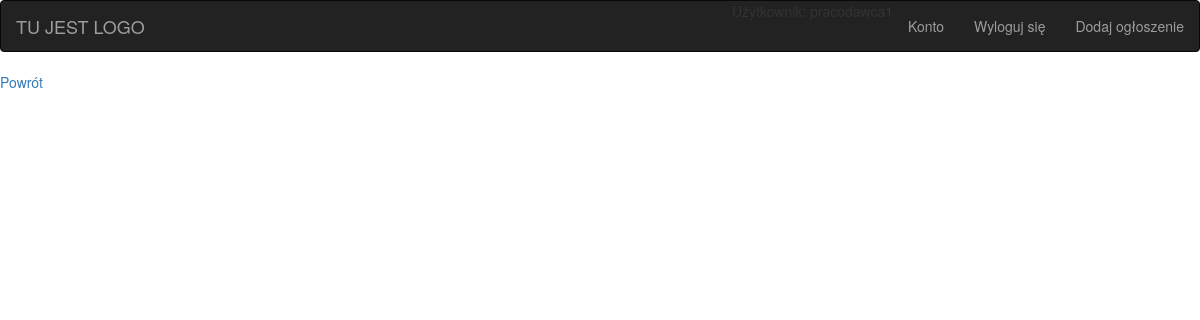
The app's page /ad/22/replies (signed in), older data.
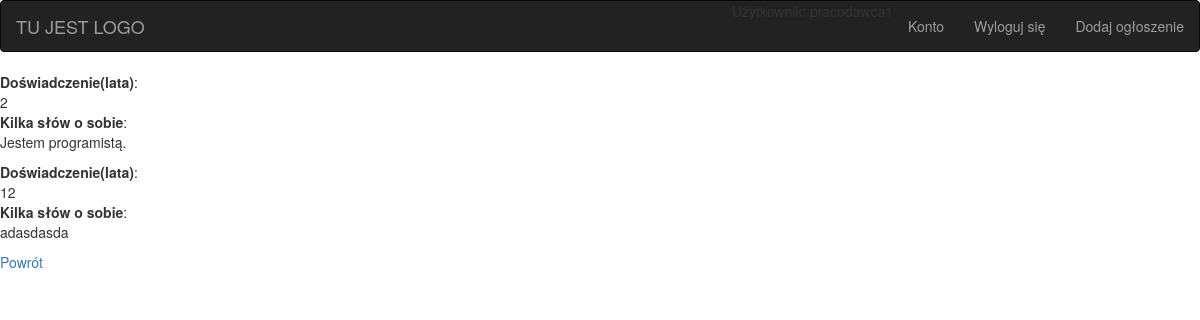
The same page, newer data.
### jobad/models.py (models this page shows, shortened)
class AdvertisementReply(models.Model):
    advertisement = models.ForeignKey(Advertisement, on_delete=models.CASCADE)
    content = models.CharField(max_length=2048)
    def get_html(self):
        html = ""
        d = eval(self.content)
        for key in d:
            html += "<strong>" + str(d[key]['label']) + "</strong>:<br>" + str(d[key]['value'])
            html += "<br>"
        return format_html(html)

### jobad/views.py (the view)
# urls.py: path('ad/<int:ad_id>/replies', views.view_replies, name='replies'),
@login_required
def view_replies(request, ad_id):
    replies = AdvertisementReply.objects.filter(advertisement_id=ad_id)
    return render(request, 'jobad/replies.html', {"replies": replies})

### templates/jobad/replies.html (shortened to what this page needs)
{% extends 'jobad/base.html' %}
{% block replies %}
    {% for r in replies %}
        <p id="reply">
            {{ r.get_html }}
        </p>
    {% endfor %}
    <a href="{% url 'jobad:account' %}">Powrót</a>
{% endblock %}

Row changes from the older to the newer data that the page shows:
added AdvertisementReply: get_html "Doświadczenie(lata) : 2 Kilka słów o sobie : Jestem programistą."
added AdvertisementReply: get_html "Doświadczenie(lata) : 12 Kilka słów o sobie : adasdasda"
